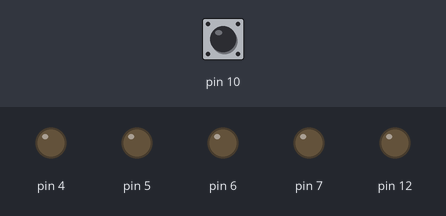
The sketch below on a simulated Arduino Uno, built with avr-gcc and run on an emulated ATmega328P. Shown: output pins drawn as LEDs (lit = HIGH). The inputs (shaded band) are chosen by the test bench; at power-on: pin 10 HIGH.

Above: at 3.9 s.
5.1 s: pin 10 pulsed LOW 2 times (0.12 s each, 0.3 s apart)
At 5.9 s:
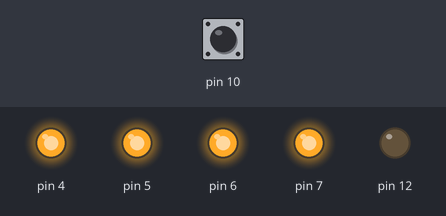
At 7.8 s:
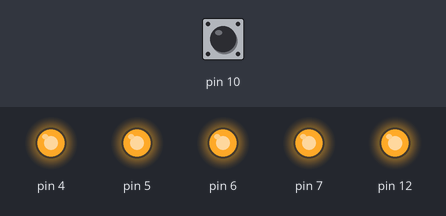
Timing chart, 0 to 9.3 s (numbered marks = the images above; inputs shaded):
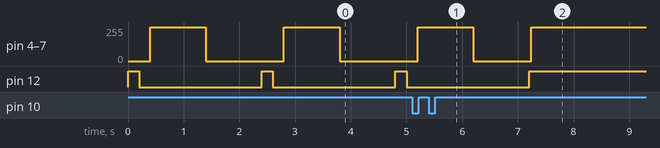

Measured:
- after the input at 5.1 s, pin 12: goes on until 7.2 s, then stays HIGH

The sketch:

motor.ino
```cpp
#define DEBUG

unsigned long ch3_time, curr_time, motor_start, motor_end, motor_current_time;
unsigned long ch3;
int ch3_state;
int throttle_pulse;

void setup() {
  DDRD |= 0b11110000; // pins 4-7 used as output

  DDRB |= 0b00010000; // pins 8-11 set to input, 12 is output
  PORTB |= 0b00011111; // use pullup resistors to ensure valid state on pins 8-11

  // https://sites.google.com/site/qeewiki/books/avr-guide/external-interrupts-on-the-atmega328
  PCICR |= (1 << PCIE0);    // set PCIE0 to enable PCMSK0 scan
  PCMSK0 |= (1 << PCINT2);  // trigger ISR on PCINT2 (digital pin 10) state change

  while (ch3 < 1000) {
    blinkLED(200);
    pulseESC();
  }
  digitalWrite(12, HIGH);
}

void loop() {
  // ensure that the throttle pulse is between 1000-1900, and don't use ch3 as it's being written to by the ISR
  throttle_pulse = ch3;
  if (throttle_pulse < 1000) {
    throttle_pulse = 1000;
  } else if (throttle_pulse > 1900) {
    throttle_pulse = 1900;
  }

  // figure out the start and end times of the pulse
  motor_start = micros();
  motor_end = motor_start + throttle_pulse;

  // Set pin 4-7 to HIGH to start the pulse
  PORTD |= 0b11110000;

  // PORTD <= 15 means the pulse is done sending (pulsating? ew) as the 4th bit has been set to LOW
  while (PORTD > 15) {
    motor_current_time = micros();

    // Compare the current time against the time when we know the pulse should end
    if (motor_current_time >= motor_end) {
      // set pin 4 to LOW to end the pulse
      PORTD &= 0b00000000;
    }
  }
}

ISR(PCINT0_vect) {
  curr_time = micros();
  // PINB is an address which maps to the input value of PORTB, whose bits correspond to the digital state of I/O pins
  // PINB bits 0-3 map to pins 8-11, respectively

  // CH3
  if (PINB & B00000100) {
    if (ch3_state == 0) { // only start the timer at the rising edge
      ch3_state = 1;
      ch3_time = curr_time;
    }
  } else if (ch3_state == 1) { // only record the elapsed time at the falling edge
    ch3_state = 0;
    ch3 = curr_time - ch3_time;
  }
}

void blinkLED(int timeDelay) {
  digitalWrite(12, HIGH);
  delay(timeDelay);
  digitalWrite(12, LOW);
  delay(timeDelay);
}

void pulseESC() {
  PORTD |= 0b11110000;
  delay(1000);
  PORTD &= 0b00000000;
  delay(1000);
}
```
